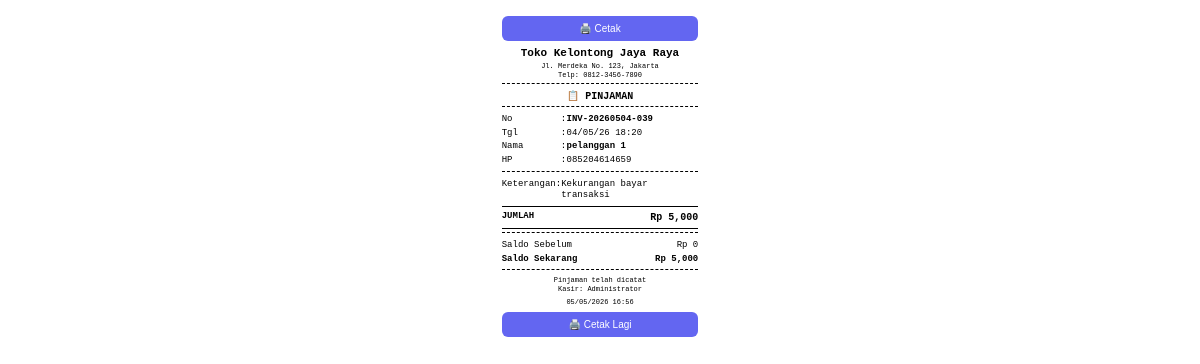
The page /halaman/kwitansi.php?id=1 on the database its author committed.
### tables this page shows
CREATE TABLE `piutang` (
  `id` int(11) NOT NULL AUTO_INCREMENT,
  `pelanggan_id` int(11) NOT NULL,
  `transaksi_id` int(11) DEFAULT NULL,
  `no_referensi` varchar(50) DEFAULT NULL,
  `tipe` enum('transaksi','pinjaman','pembayaran') NOT NULL,
  `jumlah` decimal(10,2) NOT NULL,
  `saldo_sebelum` decimal(10,2) NOT NULL DEFAULT 0.00,
  `saldo_sesudah` decimal(10,2) NOT NULL DEFAULT 0.00,
  `keterangan` text DEFAULT NULL,
  `user_id` int(11) NOT NULL,
  `created_at` timestamp NOT NULL DEFAULT current_timestamp(),
  PRIMARY KEY (`id`),
  KEY `pelanggan_id` (`pelanggan_id`),
  KEY `transaksi_id` (`transaksi_id`),
  KEY `user_id` (`user_id`),
  CONSTRAINT `piutang_ibfk_1` FOREIGN KEY (`pelanggan_id`) REFERENCES `pelanggan` (`id`),
  CONSTRAINT `piutang_ibfk_2` FOREIGN KEY (`transaksi_id`) REFERENCES `transaksi` (`id`),
  CONSTRAINT `piutang_ibfk_3` FOREIGN KEY (`user_id`) REFERENCES `users` (`id`)
);

CREATE TABLE `pelanggan` (
  `id` int(11) NOT NULL AUTO_INCREMENT,
  `nama` varchar(100) NOT NULL,
  `no_hp` varchar(20) DEFAULT NULL,
  `alamat` text DEFAULT NULL,
  `saldo_piutang` decimal(10,2) NOT NULL DEFAULT 0.00,
  `created_at` timestamp NOT NULL DEFAULT current_timestamp(),
  PRIMARY KEY (`id`)
);

CREATE TABLE `users` (
  `id` int(11) NOT NULL AUTO_INCREMENT,
  `username` varchar(50) NOT NULL,
  `password` varchar(255) NOT NULL,
  `nama` varchar(100) NOT NULL,
  `role` enum('admin','kasir') NOT NULL DEFAULT 'kasir',
  `created_at` timestamp NOT NULL DEFAULT current_timestamp(),
  PRIMARY KEY (`id`),
  UNIQUE KEY `username` (`username`)
);

### halaman/kwitansi.php (the view, shortened to what this page needs)
<?php
require_once '../config/database.php';
$id = $_GET['id'] ?? 0;
$piutang = mysqli_fetch_assoc(mysqli_query($conn, "
    SELECT p.*, pl.nama as pelanggan, pl.no_hp, u.nama as user_nama
    FROM piutang p
    JOIN pelanggan pl ON p.pelanggan_id = pl.id
    JOIN users u ON p.user_id = u.id
    WHERE p.id = $id
"));
if ($piutang['tipe'] == 'pembayaran') {
    $judul = 'PEMBAYARAN PIUTANG';
    $icon = '💳';
} else {
    $judul = 'PINJAMAN';
    $icon = '📋';
}
?>
<!DOCTYPE html>
<html lang="id">
<head>
</head>
<body>
    <button onclick="window.print()" class="btn-print no-print">🖨️ Cetak</button>
    <div class="center">
        <h3 style="font-size:11px; font-weight:bold; margin-bottom:1px;"><?= TOKO_NAMA ?></h3>
        <p style="font-size:7px;"><?= TOKO_ALAMAT ?></p>
        <p style="font-size:7px;">Telp: <?= TOKO_TELP ?></p>
    </div>
    <div class="line"></div>
    <div class="center">
        <p style="font-size:10px; font-weight:bold;"><?= $icon ?> <?= $judul ?></p>
    </div>
    <div class="line"></div>
    <table>
        <tr><td style="width:30%;">No</td><td style="width:3%;">:</td><td class="bold"><?= $piutang['no_referensi'] ?></td></tr>
        <tr><td>Tgl</td><td>:</td><td><?= date('d/m/y H:i', strtotime($piutang['created_at'])) ?></td></tr>
        <tr><td>Nama</td><td>:</td><td class="bold"><?= htmlspecialchars($piutang['pelanggan']) ?></td></tr>
        <?php if($piutang['no_hp']): ?>
        <tr><td>HP</td><td>:</td><td><?= htmlspecialchars($piutang['no_hp']) ?></td></tr>
        <?php endif; ?>
    </table>
    <div class="line"></div>
    <table>
        <tr><td>Keterangan</td><td>:</td><td><?= htmlspecialchars($piutang['keterangan']) ?></td></tr>
    </table>
    <div class="double-line">
        <table>
            <tr>
                <td style="font-size:9px; font-weight:bold;">JUMLAH</td>
                <td class="right bold" style="font-size:10px;">Rp <?= number_format($piutang['jumlah']) ?></td>
            </tr>
        </table>
    </div>
    <div class="line"></div>
    <table>
        <tr>
            <td>Saldo Sebelum</td>
            <td class="right">Rp <?= number_format($piutang['saldo_sebelum']) ?></td>
        </tr>
        <tr>
            <td style="font-weight:bold;">Saldo Sekarang</td>
            <td class="right bold">Rp <?= number_format($piutang['saldo_sesudah']) ?></td>
        </tr>
    </table>
    <div class="line"></div>
    <div class="center">
        <?php if($piutang['tipe'] == 'pembayaran'): ?>
        <p style="font-size:7px;">Pembayaran piutang telah diterima</p>
        <?php else: ?>
        <p style="font-size:7px;">Pinjaman telah dicatat</p>
        <?php endif; ?>
        <p style="font-size:7px;">Kasir: <?= $piutang['user_nama'] ?></p>
        <p style="font-size:7px; margin-top:3px;"><?= date('d/m/Y H:i') ?></p>
    </div>
    <button onclick="window.print()" class="btn-print no-print">🖨️ Cetak Lagi</button>
</body>
</html>

### halaman/kwitansi.php (style rules this page uses)
* { font-family: 'Courier New', monospace; font-size: 9px; line-height: 1.3; margin: 0; padding: 0; box-sizing: border-box; }
body { max-width: 58mm; margin: 0 auto; padding: 3mm; color: #000; }
.center { text-align: center; }
.right { text-align: right; }
.bold { font-weight: bold; }
.line { border-top: 1px dashed #000; margin: 3px 0; padding-top: 3px; }
.double-line { border-top: 1px solid #000; border-bottom: 1px solid #000; padding: 3px 0; margin: 3px 0; }
table { width: 100%; border-collapse: collapse; }
table td { padding: 1px 0; vertical-align: top; }
.btn-print { display: block; width: 100%; padding: 6px; margin: 5px 0; background: #6366f1; color: white; border: none; cursor: pointer; font-family: Arial, sans-serif; font-size: 10px; border-radius: 6px; }

### rows shown on the page
piutang: tipe "📋", tipe "PINJAMAN", no_referensi "INV-20260504-039", created_at "04/05/26 18:20", pelanggan.nama "pelanggan 1", pelanggan.no_hp "085204614659", keterangan "Kekurangan bayar transaksi", jumlah "5,000", saldo_sebelum "0", saldo_sesudah "5,000", user.nama "Administrator"

### other values the page prints
TOKO_NAMA "Toko Kelontong Jaya Raya"
TOKO_ALAMAT "Jl. Merdeka No. 123, Jakarta"
TOKO_TELP "0812-3456-7890"
